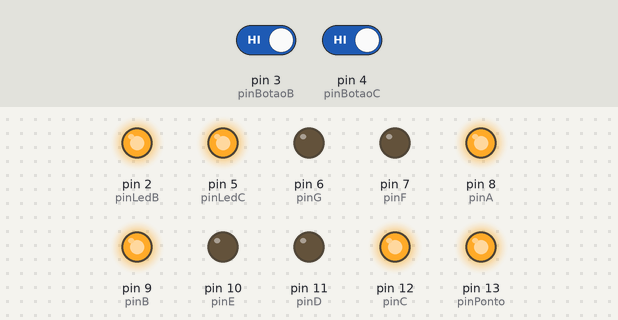
Recording of a sketch running on a simulated Arduino Uno, built with avr-gcc and run on an emulated ATmega328P. Shown: output pins drawn as LEDs (lit = HIGH). Dashed ring = blinking. The inputs (shaded band) are chosen by the test bench; at power-on: pin 3 (pinBotaoB) HIGH, pin 4 (pinBotaoC) HIGH.

Above: at 1.2 s.
1.3 s: pin 3 (pinBotaoB) driven LOW and pin 4 (pinBotaoC) driven LOW
5.0 s: pin 3 (pinBotaoB) driven HIGH
At 6.4 s:
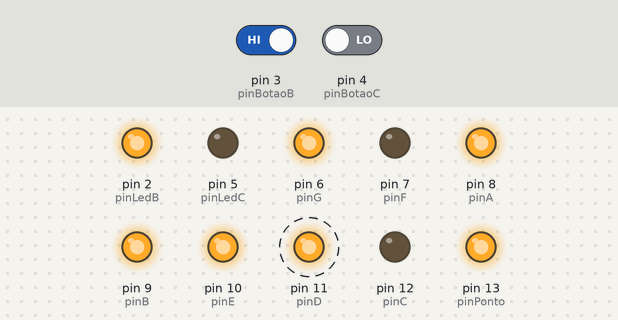
8.5 s: pin 3 (pinBotaoB) driven LOW
At 10.3 s:
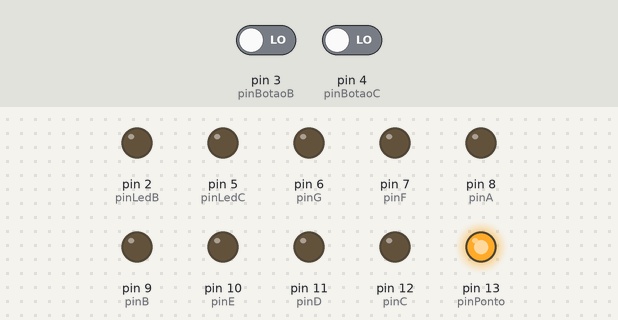
11.5 s: pin 4 (pinBotaoC) driven HIGH
At 12.4 s:
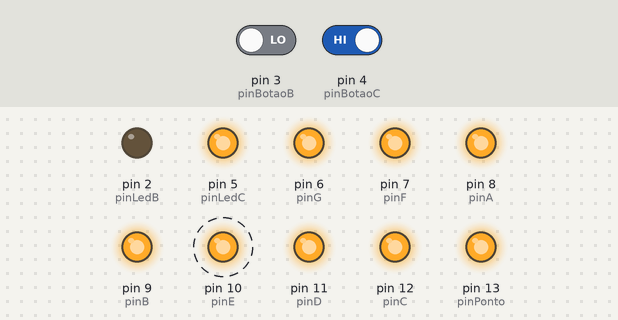
15.0 s: pin 4 (pinBotaoC) driven LOW
At 15.3 s:
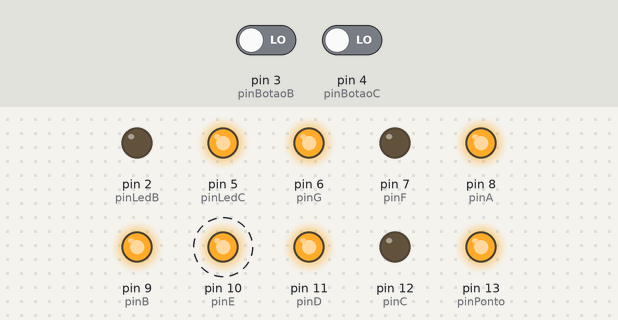
Timing chart, 0 to 18.0 s (numbered marks = the images above; inputs shaded):
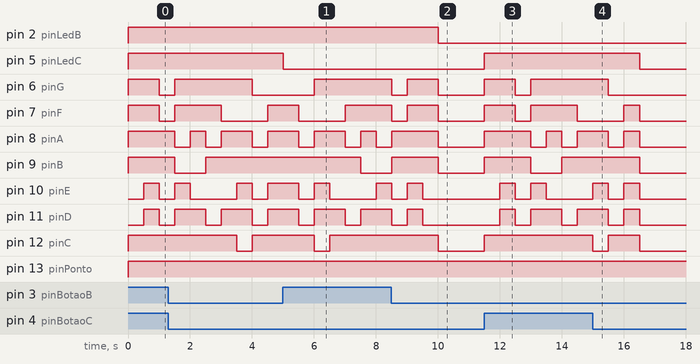

Measured:
- after the input at 5.0 s, pin 2 (pinLedB): stays HIGH (without the input it goes to LOW after 0.00 s); pin 6 (pinG): LOW → HIGH after 1.0 s; pin 7 (pinF), pin 10 (pinE): HIGH → LOW after 0.50 s instead of 0.00 s; pin 9 (pinB): HIGH → LOW after 2.5 s instead of 0.00 s; pin 12 (pinC): HIGH → LOW after 1.0 s instead of 0.00 s
- after the input at 8.5 s, pin 2 (pinLedB): HIGH → LOW after 1.5 s; pin 6 (pinG): goes on until 10.0 s, then stays LOW; pin 10 (pinE), pin 11 (pinD): goes on until 9.5 s, then stays LOW; pin 12 (pinC): HIGH → LOW after 1.5 s instead of 2.5 s
- after the input at 11.5 s, pin 5 (pinLedC): LOW → HIGH at once; pin 6 (pinG): LOW → HIGH at once, → LOW 1.0 s later, → HIGH 0.50 s later
- after the input at 15.0 s, pin 5 (pinLedC): HIGH → LOW after 1.5 s; pin 6 (pinG): goes on until 15.5 s, then stays LOW; pin 9 (pinB): HIGH → LOW after 1.5 s instead of 3.0 s; pin 10 (pinE), pin 11 (pinD): goes on until 16.5 s, then stays LOW
- by itself, pin 11 (pinD): alternates HIGH for 1.0 s and LOW for 0.50 s

The sketch:

contador_sistemas_digitais_btn_leds1.ino
```cpp
//Visor
const int pinA=8;
const int pinB=9;
const int pinC=12;
const int pinD=11;
const int pinE= 10;
const int pinF=7;
const int pinG=6;
const int pinPonto=13;

//Botão
const int pinBotaoB=3;
const int pinBotaoC=4;

//Led
const int pinLedB=2;
const int pinLedC=5;


void setup(){
  pinMode(pinBotaoB, INPUT);
  pinMode(pinBotaoC, INPUT);

  pinMode(pinLedB,OUTPUT);
  pinMode(pinLedC,OUTPUT);


  pinMode(pinA, OUTPUT);
  pinMode(pinB, OUTPUT);
  pinMode(pinC, OUTPUT);
  pinMode(pinD, OUTPUT);
  pinMode(pinE, OUTPUT);
  pinMode(pinF, OUTPUT);
  pinMode(pinG, OUTPUT);
  pinMode(pinPonto, OUTPUT);
}

void loop(){

  if (digitalRead(pinBotaoB)== 0 && digitalRead(pinBotaoC)== 0 ){  //0
    digitalWrite(pinA, LOW);
    digitalWrite(pinB, LOW);
    digitalWrite(pinC, LOW);
    digitalWrite(pinD, LOW);
    digitalWrite(pinE, LOW);
    digitalWrite(pinF, LOW);
    digitalWrite(pinPonto, HIGH);
    digitalWrite(pinG, LOW);

    digitalWrite(pinLedB, LOW);
    digitalWrite(pinLedC, LOW);
  }

  if (digitalRead(pinBotaoB)== 1 && digitalRead(pinBotaoC)== 0 ){ //1-0

    digitalWrite(pinA, HIGH);
    digitalWrite(pinB, HIGH);
    digitalWrite(pinC, HIGH); //0
    digitalWrite(pinD, HIGH);
    digitalWrite(pinE, HIGH);
    digitalWrite(pinF, HIGH);
    digitalWrite(pinPonto, HIGH);
    digitalWrite(pinG, LOW);

    digitalWrite(pinLedB, HIGH);
    digitalWrite(pinLedC, LOW);
    delay(500);
  //-------

    digitalWrite(pinA, LOW);
    digitalWrite(pinB, HIGH);
    digitalWrite(pinC, HIGH); //1
    digitalWrite(pinD, LOW);
    digitalWrite(pinE, LOW);
    digitalWrite(pinF, LOW);
    digitalWrite(pinPonto, HIGH);
    digitalWrite(pinG, LOW);


    digitalWrite(pinLedB, HIGH);
    digitalWrite(pinLedC, LOW);
    delay(500);
  //----------

    digitalWrite(pinA, HIGH);
    digitalWrite(pinB, HIGH);
    digitalWrite(pinC, LOW);
    digitalWrite(pinD, HIGH);//2
    digitalWrite(pinE, HIGH);
    digitalWrite(pinF, LOW);
    digitalWrite(pinPonto, HIGH);
    digitalWrite(pinG, HIGH);

    digitalWrite(pinLedB, HIGH);
    digitalWrite(pinLedC, LOW);
    delay(500);
  //----------

    digitalWrite(pinA, HIGH);
    digitalWrite(pinB, HIGH);
    digitalWrite(pinC, HIGH);
    digitalWrite(pinD, HIGH);//3
    digitalWrite(pinE, LOW);
    digitalWrite(pinF, LOW);
    digitalWrite(pinPonto, HIGH);
    digitalWrite(pinG, HIGH);


    digitalWrite(pinLedB, HIGH);
    digitalWrite(pinLedC, LOW);
    delay(500);
  //---------------

     digitalWrite(pinA, LOW);
    digitalWrite(pinB, HIGH);
    digitalWrite(pinC, HIGH);
    digitalWrite(pinD, LOW);//4
    digitalWrite(pinE, LOW);
    digitalWrite(pinF, HIGH);
    digitalWrite(pinPonto, HIGH);
    digitalWrite(pinG, HIGH);


    digitalWrite(pinLedB, HIGH);
    digitalWrite(pinLedC, LOW);
    delay(500);
  //----------------

     digitalWrite(pinA, HIGH);
    digitalWrite(pinB, LOW);
    digitalWrite(pinC, HIGH);//5
    digitalWrite(pinD, HIGH);
    digitalWrite(pinE, LOW);
    digitalWrite(pinF, HIGH);
    digitalWrite(pinPonto, HIGH);
    digitalWrite(pinG, HIGH);


    digitalWrite(pinLedB, HIGH);
    digitalWrite(pinLedC, LOW);
    delay(500);
  //-------------------

    digitalWrite(pinA, LOW);
    digitalWrite(pinB, LOW);
    digitalWrite(pinC, HIGH);//6
    digitalWrite(pinD, HIGH);
    digitalWrite(pinE, HIGH);
    digitalWrite(pinF, HIGH);
    digitalWrite(pinPonto, HIGH);
    digitalWrite(pinG, HIGH);


    digitalWrite(pinLedB, HIGH);
    digitalWrite(pinLedC, LOW);
    delay(500);
  //----------------

    digitalWrite(pinA, HIGH);
    digitalWrite(pinB, HIGH);
    digitalWrite(pinC, HIGH);
    digitalWrite(pinD, LOW);//7
    digitalWrite(pinE, LOW);
    digitalWrite(pinF, LOW);
    digitalWrite(pinPonto, HIGH);
    digitalWrite(pinG, LOW);


    digitalWrite(pinLedB, HIGH);
    digitalWrite(pinLedC, LOW);
    delay(500);
    //--------------------

    digitalWrite(pinA, HIGH);
    digitalWrite(pinB, HIGH);
    digitalWrite(pinC, HIGH);//8
    digitalWrite(pinD, HIGH);
    digitalWrite(pinE, HIGH);
    digitalWrite(pinF, HIGH);
    digitalWrite(pinPonto, HIGH);
    digitalWrite(pinG, HIGH);

    digitalWrite(pinLedB, HIGH);
    digitalWrite(pinLedC, LOW);
    delay(500);
    //-------------------

    digitalWrite(pinA, HIGH);
    digitalWrite(pinB, HIGH);
    digitalWrite(pinC, HIGH);//9
    digitalWrite(pinD, LOW);
    digitalWrite(pinE, LOW);
    digitalWrite(pinF, HIGH);
    digitalWrite(pinPonto, HIGH);
    digitalWrite(pinG, HIGH);

    digitalWrite(pinLedB, HIGH);
    digitalWrite(pinLedC, LOW);
    delay(500);

  }


  if (digitalRead(pinBotaoB)== 0 && digitalRead(pinBotaoC)== 1 ){ //1

    digitalWrite(pinA, HIGH);
    digitalWrite(pinB, HIGH);
    digitalWrite(pinC, HIGH); //9
    digitalWrite(pinD, LOW);
    digitalWrite(pinE, LOW);
    digitalWrite(pinF, HIGH);
    digitalWrite(pinPonto, HIGH);
    digitalWrite(pinG, HIGH);

    digitalWrite(pinLedB, LOW);
    digitalWrite(pinLedC, HIGH);
    delay(500);
  //-------

    digitalWrite(pinA, HIGH);
    digitalWrite(pinB, HIGH);
    digitalWrite(pinC, HIGH);//8
    digitalWrite(pinD, HIGH);
    digitalWrite(pinE, HIGH);
    digitalWrite(pinF, HIGH);
    digitalWrite(pinPonto, HIGH);
    digitalWrite(pinG, HIGH);


    digitalWrite(pinLedB, LOW);
    digitalWrite(pinLedC, HIGH);
    delay(500);
  //----------

    digitalWrite(pinA, HIGH);
    digitalWrite(pinB, HIGH);
    digitalWrite(pinC, HIGH);
    digitalWrite(pinD, LOW);//7
    digitalWrite(pinE, LOW);
    digitalWrite(pinF, LOW);
    digitalWrite(pinPonto, HIGH);
    digitalWrite(pinG, LOW);


    digitalWrite(pinLedB, LOW);
    digitalWrite(pinLedC, HIGH);
    delay(500);
  //----------

    digitalWrite(pinA, LOW);
    digitalWrite(pinB, LOW);
    digitalWrite(pinC, HIGH);//6
    digitalWrite(pinD, HIGH);
    digitalWrite(pinE, HIGH);
    digitalWrite(pinF, HIGH);
    digitalWrite(pinPonto, HIGH);
    digitalWrite(pinG, HIGH);


    digitalWrite(pinLedB, LOW);
    digitalWrite(pinLedC, HIGH);
    delay(500);
  //---------------

    digitalWrite(pinA, HIGH);
    digitalWrite(pinB, LOW);
    digitalWrite(pinC, HIGH);//5
    digitalWrite(pinD, HIGH);
    digitalWrite(pinE, LOW);
    digitalWrite(pinF, HIGH);
    digitalWrite(pinPonto, HIGH);
    digitalWrite(pinG, HIGH);


    digitalWrite(pinLedB, LOW);
    digitalWrite(pinLedC, HIGH);
    delay(500);
  //----------------

    digitalWrite(pinA, LOW);
    digitalWrite(pinB, HIGH);
    digitalWrite(pinC, HIGH);
    digitalWrite(pinD, LOW);//4
    digitalWrite(pinE, LOW);
    digitalWrite(pinF, HIGH);
    digitalWrite(pinPonto, HIGH);
    digitalWrite(pinG, HIGH);


    digitalWrite(pinLedB, LOW);
    digitalWrite(pinLedC, HIGH);
    delay(500);
  //-------------------

    digitalWrite(pinA, HIGH);
    digitalWrite(pinB, HIGH);
    digitalWrite(pinC, HIGH);
    digitalWrite(pinD, HIGH);//3
    digitalWrite(pinE, LOW);
    digitalWrite(pinF, LOW);
    digitalWrite(pinPonto, HIGH);
    digitalWrite(pinG, HIGH);


    digitalWrite(pinLedB, LOW);
    digitalWrite(pinLedC, HIGH);
    delay(500);
  //----------------

    digitalWrite(pinA, HIGH);
    digitalWrite(pinB, HIGH);
    digitalWrite(pinC, LOW);
    digitalWrite(pinD, HIGH);//2
    digitalWrite(pinE, HIGH);
    digitalWrite(pinF, LOW);
    digitalWrite(pinPonto, HIGH);
    digitalWrite(pinG, HIGH);

    digitalWrite(pinLedB, LOW);
    digitalWrite(pinLedC, HIGH);
    delay(500);
    //--------------------

    digitalWrite(pinA, LOW);
    digitalWrite(pinB, HIGH);
    digitalWrite(pinC, HIGH); //1
    digitalWrite(pinD, LOW);
    digitalWrite(pinE, LOW);
    digitalWrite(pinF, LOW);
    digitalWrite(pinPonto, HIGH);
    digitalWrite(pinG, LOW);


    digitalWrite(pinLedB, LOW);
    digitalWrite(pinLedC, HIGH);
    delay(500);
    //-------------------

    digitalWrite(pinA, HIGH);
    digitalWrite(pinB, HIGH);
    digitalWrite(pinC, HIGH); //0
    digitalWrite(pinD, HIGH);
    digitalWrite(pinE, HIGH);
    digitalWrite(pinF, HIGH);
    digitalWrite(pinPonto, HIGH);
    digitalWrite(pinG, LOW);

    digitalWrite(pinLedB, LOW);
    digitalWrite(pinLedC, HIGH);
    delay(500);

  }


  if (digitalRead(pinBotaoB)== 1 && digitalRead(pinBotaoC)== 1 ){ //1

    digitalWrite(pinA, HIGH);
    digitalWrite(pinB, HIGH);
    digitalWrite(pinC, HIGH); //9
    digitalWrite(pinD, LOW);
    digitalWrite(pinE, LOW);
    digitalWrite(pinF, HIGH);
    digitalWrite(pinPonto, HIGH);
    digitalWrite(pinG, HIGH);

    digitalWrite(pinLedB, HIGH);
    digitalWrite(pinLedC, HIGH);
    delay(500);
  //-------

    digitalWrite(pinA, HIGH);
    digitalWrite(pinB, HIGH);
    digitalWrite(pinC, HIGH);//8
    digitalWrite(pinD, HIGH);
    digitalWrite(pinE, HIGH);
    digitalWrite(pinF, HIGH);
    digitalWrite(pinPonto, HIGH);
    digitalWrite(pinG, HIGH);


    digitalWrite(pinLedB, HIGH);
    digitalWrite(pinLedC, HIGH);
    delay(500);
  //----------

    digitalWrite(pinA, HIGH);
    digitalWrite(pinB, HIGH);
    digitalWrite(pinC, HIGH);
    digitalWrite(pinD, LOW);//7
    digitalWrite(pinE, LOW);
    digitalWrite(pinF, LOW);
    digitalWrite(pinPonto, HIGH);
    digitalWrite(pinG, LOW);


    digitalWrite(pinLedB, HIGH);
    digitalWrite(pinLedC, HIGH);
    delay(500);
  //----------

    digitalWrite(pinA, LOW);
    digitalWrite(pinB, LOW);
    digitalWrite(pinC, HIGH);//6
    digitalWrite(pinD, HIGH);
    digitalWrite(pinE, HIGH);
    digitalWrite(pinF, HIGH);
    digitalWrite(pinPonto, HIGH);
    digitalWrite(pinG, HIGH);


    digitalWrite(pinLedB, HIGH);
    digitalWrite(pinLedC, HIGH);
    delay(500);
  //---------------

    digitalWrite(pinA, HIGH);
    digitalWrite(pinB, LOW);
    digitalWrite(pinC, HIGH);//5
    digitalWrite(pinD, HIGH);
    digitalWrite(pinE, LOW);
    digitalWrite(pinF, HIGH);
    digitalWrite(pinPonto, HIGH);
    digitalWrite(pinG, HIGH);


    digitalWrite(pinLedB, HIGH);
    digitalWrite(pinLedC, HIGH);
    delay(500);
  //----------------

    digitalWrite(pinA, LOW);
    digitalWrite(pinB, HIGH);
    digitalWrite(pinC, HIGH);
    digitalWrite(pinD, LOW);//4
    digitalWrite(pinE, LOW);
    digitalWrite(pinF, HIGH);
    digitalWrite(pinPonto, HIGH);
    digitalWrite(pinG, HIGH);


    digitalWrite(pinLedB, HIGH);
    digitalWrite(pinLedC, HIGH);
    delay(500);
  //-------------------

    digitalWrite(pinA, HIGH);
    digitalWrite(pinB, HIGH);
    digitalWrite(pinC, HIGH);
    digitalWrite(pinD, HIGH);//3
    digitalWrite(pinE, LOW);
    digitalWrite(pinF, LOW);
    digitalWrite(pinPonto, HIGH);
    digitalWrite(pinG, HIGH);


    digitalWrite(pinLedB, HIGH);
    digitalWrite(pinLedC, HIGH);
    delay(500);
  //----------------

    digitalWrite(pinA, HIGH);
    digitalWrite(pinB, HIGH);
    digitalWrite(pinC, LOW);
    digitalWrite(pinD, HIGH);//2
    digitalWrite(pinE, HIGH);
    digitalWrite(pinF, LOW);
    digitalWrite(pinPonto, HIGH);
    digitalWrite(pinG, HIGH);

    digitalWrite(pinLedB, HIGH);
    digitalWrite(pinLedC, HIGH);
    delay(500);
    //--------------------

    digitalWrite(pinA, LOW);
    digitalWrite(pinB, HIGH);
    digitalWrite(pinC, HIGH); //1
    digitalWrite(pinD, LOW);
    digitalWrite(pinE, LOW);
    digitalWrite(pinF, LOW);
    digitalWrite(pinPonto, HIGH);
    digitalWrite(pinG, LOW);


    digitalWrite(pinLedB, HIGH);
    digitalWrite(pinLedC, HIGH);
    delay(500);
    //-------------------

    digitalWrite(pinA, HIGH);
    digitalWrite(pinB, HIGH);
    digitalWrite(pinC, HIGH); //0
    digitalWrite(pinD, HIGH);
    digitalWrite(pinE, HIGH);
    digitalWrite(pinF, HIGH);
    digitalWrite(pinPonto, HIGH);
    digitalWrite(pinG, LOW);

    digitalWrite(pinLedB, HIGH);
    digitalWrite(pinLedC, HIGH);
    delay(500);

  }

}
```
